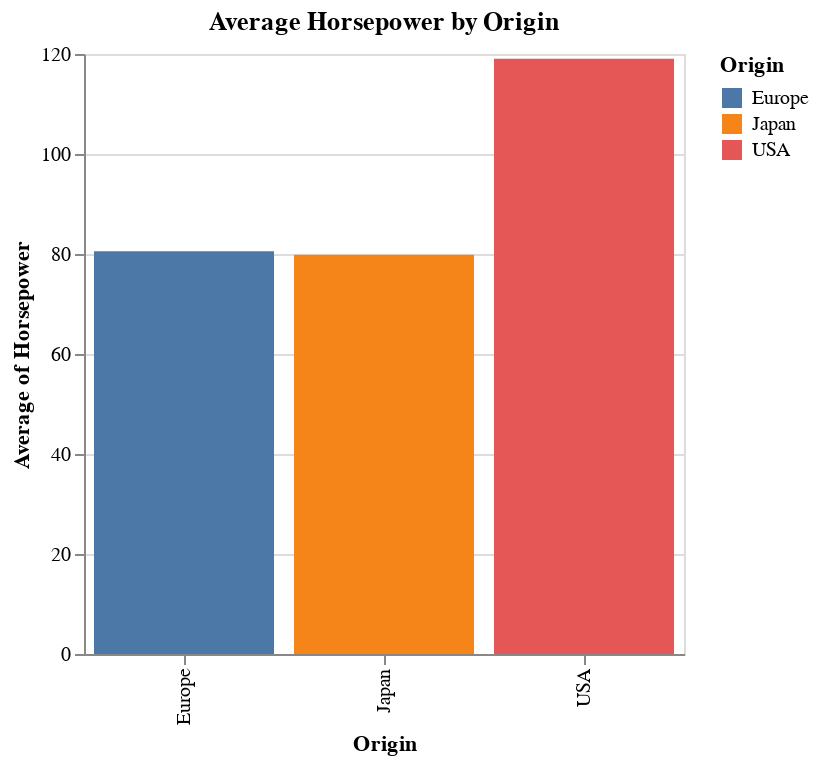

This figure's notebook cell:
### Code cell
# Example 2: Average 'Horsepower' for each 'Origin'.
# Altair can do simple aggregations like 'average', 'sum', 'min', 'max'.
alt.Chart(cars_pl_cleaned).mark_bar().encode(
    x='Origin:N',
    y='average(Horsepower):Q',
    color='Origin:N',
    tooltip=['Origin:N', 'average(Horsepower):Q']
).properties(
    title='Average Horsepower by Origin',
    height=300,
    width=300
)

### Figure 1 — Vega-Lite specification as saved in the notebook (floating-point values rounded to 4 significant figures; data arrays with more than 128 entries replaced by an {"elided": "..."} marker saying what was removed)
{"config": {"view": {"continuousWidth": 300, "continuousHeight": 300}}, "data": {"name": "data-7285c4e2e195e5a75737a34913199f5f"}, "mark": {"type": "bar"}, "encoding": {"color": {"field": "Origin", "type": "nominal"}, "tooltip": [{"field": "Origin", "type": "nominal"}, {"aggregate": "average", "field": "Horsepower", "type": "quantitative"}], "x": {"field": "Origin", "type": "nominal"}, "y": {"aggregate": "average", "field": "Horsepower", "type": "quantitative"}}, "height": 300, "title": "Average Horsepower by Origin", "width": 300, "$schema": "https://vega.github.io/schema/vega-lite/v5.20.1.json", "datasets": {"data-7285c4e2e195e5a75737a34913199f5f": {"elided": "392 records"}}}
